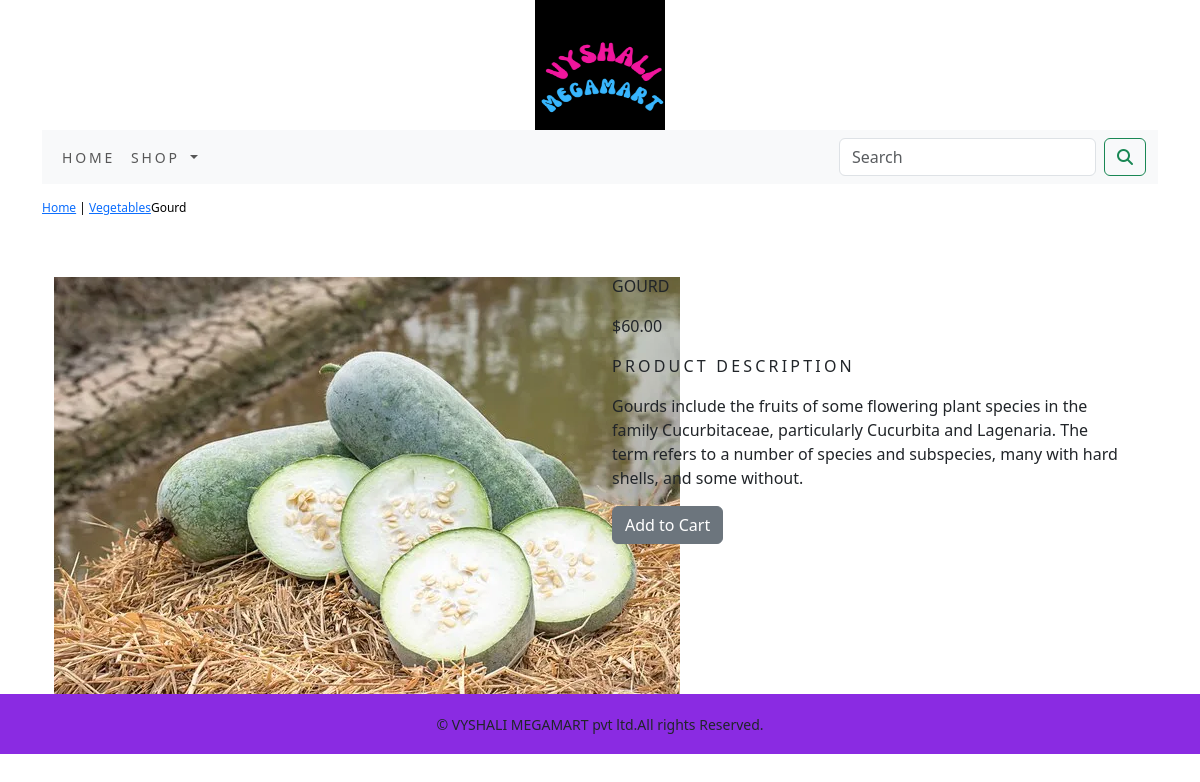
Page /shop_app/vegetables/gourd/ on the committed database.
### shop_app/models.py (models this page shows, shortened)
class Product(models.Model):
    name = models.CharField(max_length=250, unique=True)
    slug = models.SlugField(max_length=250, unique=True)
    description = models.TextField(blank=True)
    price=models.DecimalField(max_digits=10,decimal_places=2)
    category=models.ForeignKey(Category,on_delete=models.CASCADE)
    image = models.ImageField(upload_to='product', blank=True)
    stock=models.IntegerField()
    available=models.BooleanField(default=True)
    created=models.DateTimeField(auto_now_add=True)
    updated=models.DateTimeField(auto_now=True)
    class Meta:
        ordering=('name',)
        verbose_name='product'
        verbose_name_plural='products'

class Category(models.Model):
    name=models.CharField(max_length=250,unique=True)
    slug=models.SlugField(max_length=250,unique=True)
    description=models.TextField(blank=True)
    image=models.ImageField(upload_to='category',blank=True)
    class Meta:
        ordering=('name',)
        verbose_name='category'
        verbose_name_plural='categories'
    def get_url(self):
        return reverse('shop_app:products_by_category',args=[str(self.slug)])
    def __str__(self):
        return '{}' .format(self.name)

### shop_app/views.py (the view)
# urls.py: path('<slug:c_slug>/<slug:product_slug>/',views.proDetail,name='prodCatdetail'),
def proDetail(request,c_slug,product_slug):
    try:
        product=Product.objects.get(category__slug=c_slug,slug=product_slug)
    except Exception as e:
        raise e
    return render(request,'product.html',{'product':product})

### cart/context_processors.py (called while the page is built)
def counter(request):
    item_count=0
    if 'admin' in request.path:
        return {}
    else:
        try:
            cart=Cart.objects.filter(cart_id=_cart_id(request))
            cart_items=CartItem.objects.all().filter(cart=cart[:1])
            for cart_item in cart_items:
                item_count += cart_item.quantity
        except Cart.DoesNotExist:
            item_count=0
    return dict(item_count=item_count)

### cart/views.py (called while the page is built)
def _cart_id(request):
    cart=request.session.session_key
    if not cart:
        cart=request.session.create()
    return cart

### shop_app/context_processors.py (called while the page is built)
def menu_links(request):
    links=Category.objects.all()
    return dict(links=links)

### templates/product.html (shortened to what this page needs)
{% extends 'base.html' %}
{% load static %}
{% block content %}
<div class="row my_prod_row_class">
    <div class="mx_auto">
        <p> <a href="{% url 'shop_app:allProdCat' %}">Home</a> | <a href="{{product.category.get_url}}">{{ product.category }}</a>{{ product.name }}</p>
    </div>
</div>
<div class="container">
<br>
<div class="row">
    <div class="col-12 col-sm-12 col-md-12 col-lg-6 text-center">
        <div style="min-width:18rem">
            <img src="{{product.image.url}}" alt="{{product.name}}">
        </div>
    </div>
    <div class="col-12 col-sm-12 col-md-12 col-lg-6">
        <div>
        <h1 class="my_prod_title">{{ product.name }}</h1>
        <p>${{ product.price }}</p>
        <p class="my_title"> Product Description</p>
        <p class="text-justify my_prod_text">{{ product.description }}</p>
        {% if product.stock <= 0 %}
        <p class="text-justify my_prod_text"><b>Out of Stock</b></p>
        {% else %}
        <a class="btn btn-secondary" href="{% url 'cart:add_cart' product.id %}">Add to Cart</a>
        {% endif %}
        </div>
    </div>
    </div>
</div>
{% endblock %}

### static/css/custom.css (style rules this page uses)
body { font-family: 'Roboto', sans-serif; }
.my_title { font-size: 16px; text-transform: uppercase; letter-spacing: .2em; }
.my_prod_row_class { padding-top: 15px; padding-bottom: 20px; }
.my_prod_row_class .mx_auto { color:#000; font-size: 12px; text-decoration: none; }
.my_prod_title { font-size: 16px; text-transform: uppercase; letter-spacing: .2em padding-top: 15px; padding-bottom: 10px; }
.my_prod_text { padding-right: 20px; }

### rows in the picture
Product: category "Vegetables", name "Gourd", image (picture), name "GOURD", price "60.00", description "Gourds include the fruits of some flowering plant species in the family Cucurbitaceae, particularly Cucurbita and Lagenaria. The term refers to a number of species and subspecies, many with hard shells, and some without."
